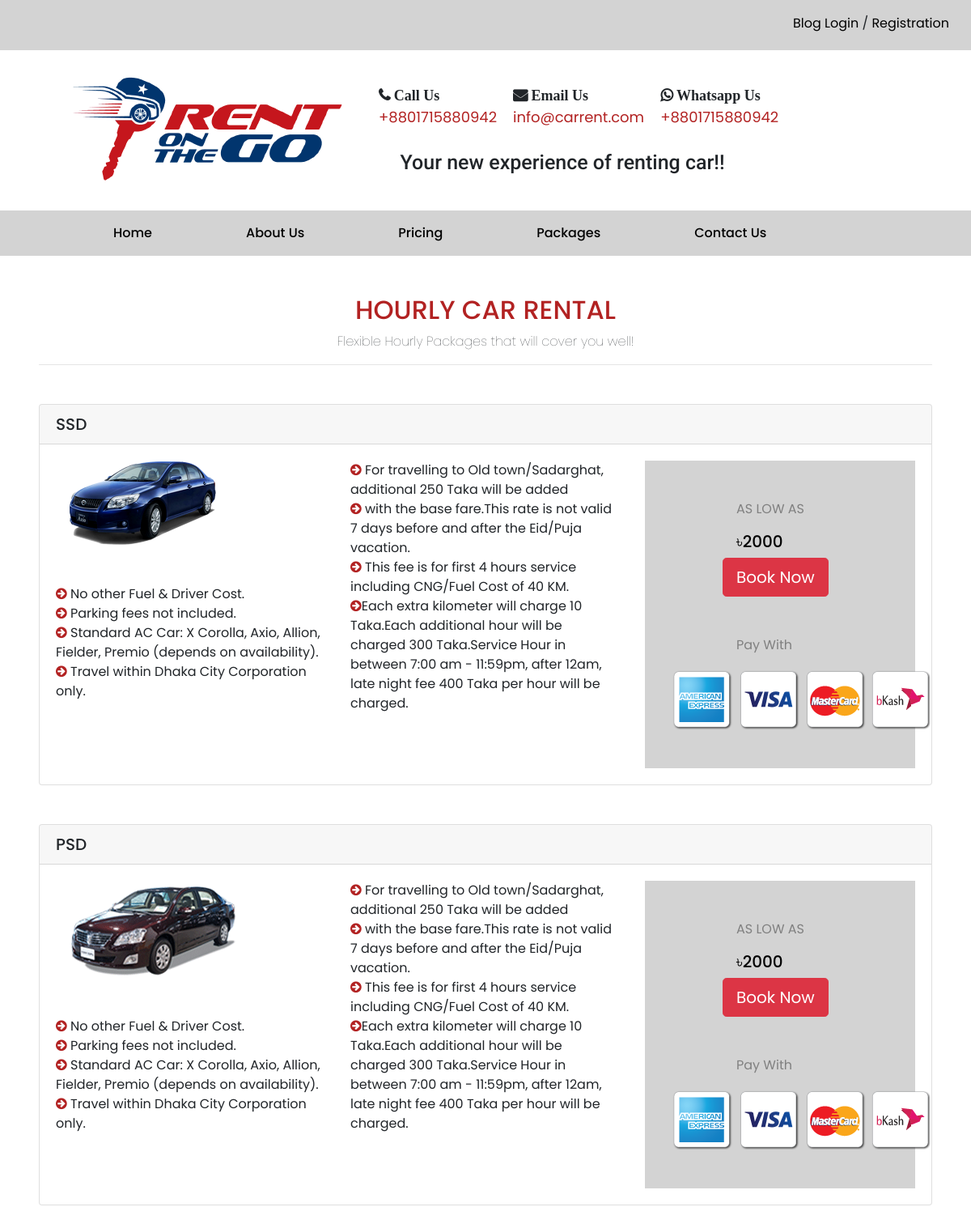
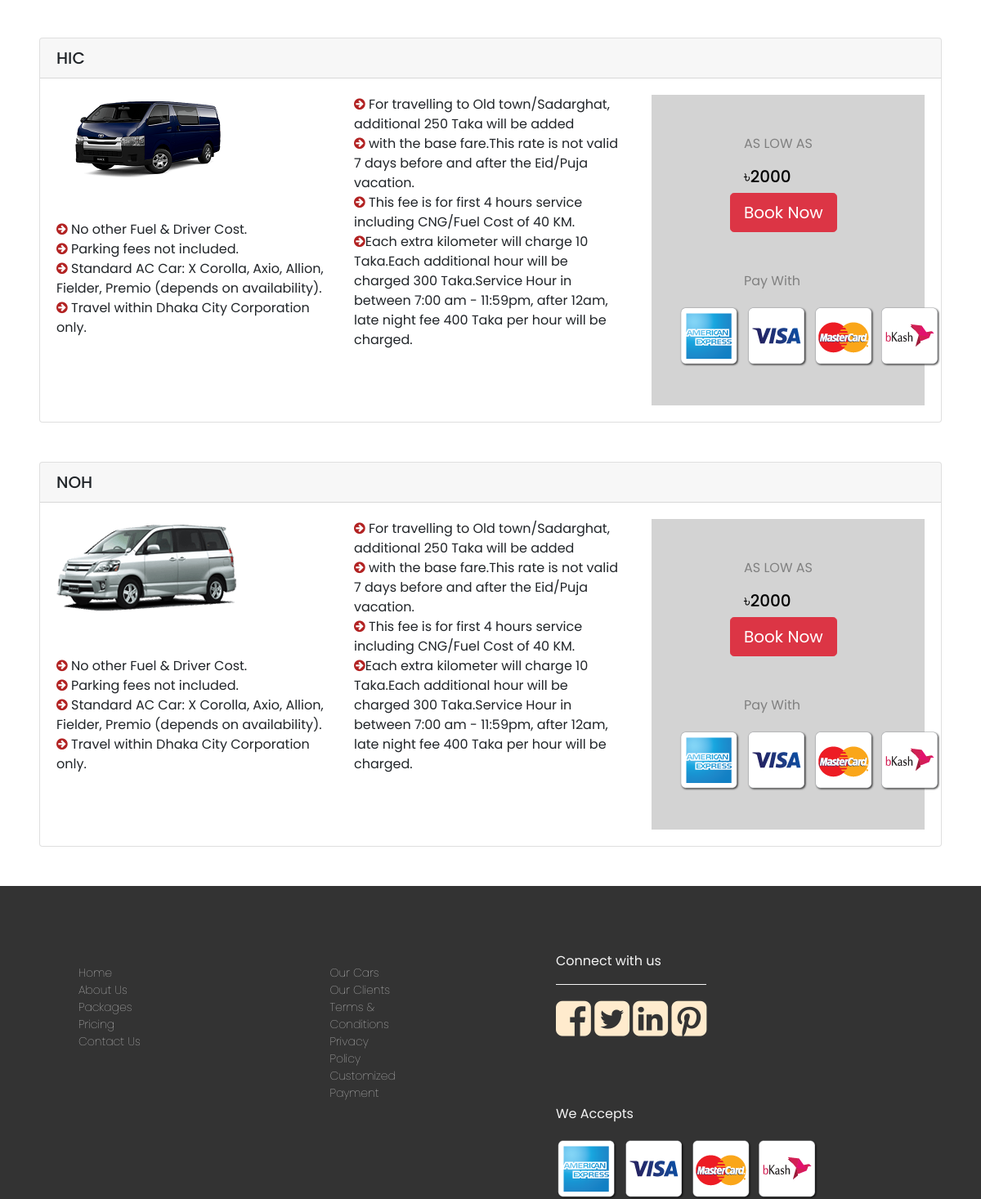
The page /hourly_rent/ on the database its author committed (2 pictures, top to bottom).
### App_rent/models.py (models this page shows, shortened)
class Rent (models.Model):
    PACKAGES_CATEGORIES = (
        ('AIR','AIRPORT'),
        ('DLD','DAILY-DHAKA'),
        ('DLO','DAILY-OUTSIDE'),
        ('HRL','HOURLY'),
        ('MON','MONTHLY'),
        ('OFC','OFFICE'),
    )
    CAR_CATEGORIES = (
        ('SSD','STANDARD-SEDAN'),
        ('PSD','PREMIUM-SEDAN'),
        ('HIC','HIACE'),
        ('NOH','NOAH'),
        ('AXO','TOYOTA-AXIO'),
        ('ALN','TOYOTA-ALION'),
        ('NHH','NOAH-HYBRID'),
        ('PRM','PREMIO'),
        ('BUS','MINI-BUS'),
        ('CRS','LAND-CRUISER'),
       )
    pack_category = models.CharField(max_length=3,choices=PACKAGES_CATEGORIES)
    car_category = models.CharField(max_length=3,choices=CAR_CATEGORIES)
    price = models.FloatField(default=1500)
    image=models.ImageField(upload_to='images')

### App_rent/views.py (the view)
# urls.py: path('hourly_rent/',HourlyRentList,name='hourly-rent'),
def HourlyRentList(request):
    Hourly_Rent = Rent.objects.filter(pack_category='HRL')
    return render(request, 'App_rent/Hourly_rent.html', context={'Hourly_Rent':Hourly_Rent})

### templates/App_rent/Hourly_rent.html
{% extends "base.html" %} {% block title_block %} rent List {% endblock %}
{%block body_block %}
<div class="about-us">
  <div class="pricing-details-title">
    <h2 style="color: firebrick">HOURLY CAR RENTAL</h2>
    <p style="font-weight: lighter">
      Flexible Hourly Packages that will cover you well!
    </p>
  </div>
  <hr />
  {% for hourly_rent in Hourly_Rent %}
  <div class="product-row">
    <div class="card w-100 my-5">
      <h5 class="card-header">{{hourly_rent.car_category}}</h5>
      <div class="card-body">
        <div class="row">
          <div class="col-md-8">
            <div class="row">
              <div class="col">
                <img src="/media/{{hourly_rent.image}}" /> <br />
                <br />
                <br />
                <i
                  class="fa fa-arrow-circle-right"
                  style="color: firebrick"
                ></i>
                No other Fuel & Driver Cost. <br />
                <i
                  class="fa fa-arrow-circle-right"
                  style="color: firebrick"
                ></i>
                Parking fees not included. <br />
                <i
                  class="fa fa-arrow-circle-right"
                  style="color: firebrick"
                ></i>
                Standard AC Car: X Corolla, Axio, Allion, Fielder, Premio
                (depends on availability). <br />
                <i class="fa fa-arrow-circle-right" style="color: firebrick">
                </i>
                Travel within Dhaka City Corporation only. <br />
              </div>
              <div class="col">
                <i
                  class="fa fa-arrow-circle-right"
                  style="color: firebrick"
                ></i>
                For travelling to Old town/Sadarghat, additional 250 Taka will
                be added <br />
                <i
                  class="fa fa-arrow-circle-right"
                  style="color: firebrick"
                ></i>
                with the base fare.This rate is not valid 7 days before and
                after the Eid/Puja vacation. <br />
                <i class="fa fa-arrow-circle-right" style="color: firebrick">
                </i>
                This fee is for first 4 hours service including CNG/Fuel Cost of
                40 KM. <br />
                <i class="fa fa-arrow-circle-right" style="color: firebrick"></i
                >Each extra kilometer will charge 10 Taka.Each additional hour
                will be charged 300 Taka.Service Hour in between 7:00 am -
                11:59pm, after 12am, late night fee 400 Taka per hour will be
                charged.
              </div>
            </div>
          </div>
          <div class="col-md-4">
            <div class="hourly-product-details">
              <div class="row">
                <p style="color: gray; margin-left: 5rem">AS LOW AS</p>
                <br />
              </div>
              <div class="row">
                <h5 style="color: black; margin-left: 5rem">৳2000</h5>
                <br />
              </div>
              <div class="row" style="margin-left: 3rem">
                <a
                  href="{% url 'App_rent:rent-details' pack_category=hourly_rent.pack_category pk=hourly_rent.id %}"
                  class="btn btn-danger btn-lg"
                  >Book Now</a
                >
              </div>
              <div class="row mt-5">
                <p style="color: gray; margin-left: 5rem">Pay With</p>
                <br />
                <img src="/media/images/ssl_commerz_pay_with.png" />
              </div>
            </div>
          </div>
        </div>
      </div>
    </div>
  </div>
  {% endfor %}
</div>
{%endblock %}

### static/base.css (style rules this page uses)
body { font-family: 'Poppins', sans-serif; margin: 0; padding: 0; }
.about-us { margin: 3rem; }
.pricing-details-title { text-align: center; }
.hourly-product-details { padding: 3rem; background-color: lightgrey; }

### rows shown on the page
Rent: car_category "SSD", image (picture)
Rent: car_category "PSD", image (picture)
Rent: car_category "HIC", image (picture)
Rent: car_category "NOH", image (picture)
